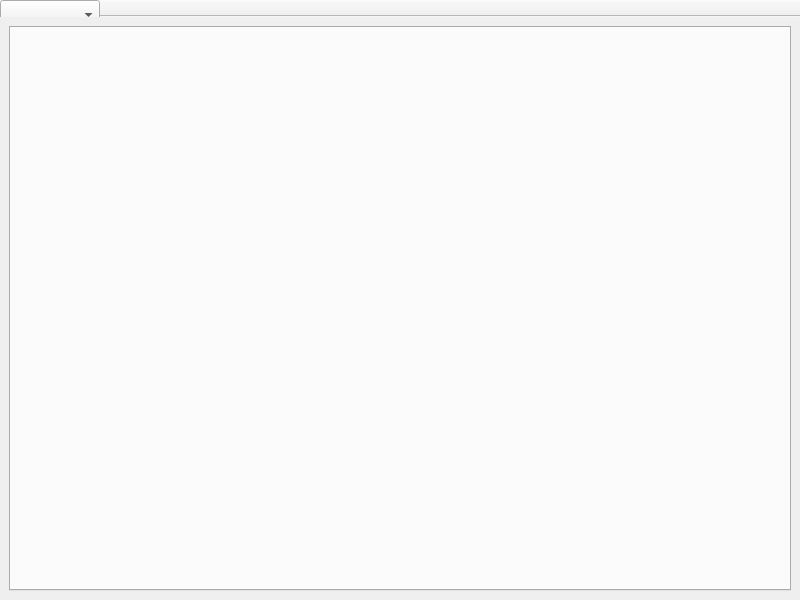
<?xml version="1.0" encoding="UTF-8"?>
<ui version="4.0">
 <class>MainWindow</class>
 <widget class="QMainWindow" name="MainWindow">
  <property name="windowTitle">
   <string>Ordinary Serial Port Assistant</string>
  </property>
  <property name="minimumSize">
   <size>
    <width>800</width>
    <height>600</height>
   </size>
  </property>
  <widget class="QWidget" name="centralwidget">
   <layout class="QVBoxLayout" name="verticalLayout">
    <item>
     <widget class="QTabWidget" name="tabWidget">
      <property name="tabsClosable">
       <bool>true</bool>
      </property>
      <property name="movable">
       <bool>true</bool>
      </property>
     </widget>
    </item>
   </layout>
  </widget>
  <widget class="QToolBar" name="toolBar">
   <property name="movable">
    <bool>false</bool>
   </property>
   <attribute name="toolBarArea">
    <enum>Qt::TopToolBarArea</enum>
   </attribute>
   <action name="refreshAction">
    <property name="text">
     <string>Refresh Serial Ports</string>
    </property>
   </action>
   <action name="openAction">
    <property name="text">
     <string>Open Serial Port</string>
    </property>
   </action>
   <widget class="QComboBox" name="comboBoxSerialPorts">
    <property name="minimumWidth">
     <number>150</number>
    </property>
   </widget>
  </widget>
  <action name="refreshAction"/>
  <action name="openAction"/>
 </widget>
 <resources/>
 <connections/>
</ui>
